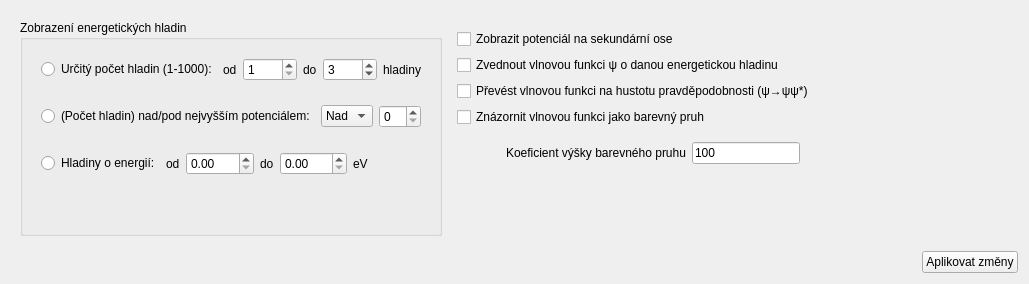
     <widget class="QWidget" name="resultTab">
      <attribute name="title">
       <string>Zobrazení výsledku</string>
      </attribute>
      <layout class="QVBoxLayout" name="verticalLayout_8">
       <item>
        <widget class="QWidget" name="resultWidget" native="true">
         <layout class="QHBoxLayout" name="horizontalLayout_13">
          <item>
           <widget class="QGroupBox" name="resultEnergyLevelsGroupBox">
            <property name="title">
             <string>Zobrazení energetických hladin</string>
            </property>
            <layout class="QVBoxLayout" name="verticalLayout_11">
             <item>
              <widget class="QWidget" name="levelsSpecificRangeWidget" native="true">
               <layout class="QHBoxLayout" name="horizontalLayout_14">
                <item>
                 <widget class="QRadioButton" name="levelsSpecificRangeRadioButton">
                  <property name="text">
                   <string>Určitý počet hladin (1-1000):</string>
                  </property>
                  <attribute name="buttonGroup">
                   <string notr="true">resultLevelsRadioButtonGroup</string>
                  </attribute>
                 </widget>
                </item>
                <item>
                 <widget class="QLabel" name="levelsSpecificRangeFromLabel">
                  <property name="sizePolicy">
                   <sizepolicy hsizetype="Maximum" vsizetype="Preferred">
                    <horstretch>0</horstretch>
                    <verstretch>0</verstretch>
                   </sizepolicy>
                  </property>
                  <property name="text">
                   <string>od</string>
                  </property>
                 </widget>
                </item>
                <item>
                 <widget class="QSpinBox" name="levelsSpecificRangeFromSpinBox">
                  <property name="minimum">
                   <number>1</number>
                  </property>
                  <property name="maximum">
                   <number>1000</number>
                  </property>
                 </widget>
                </item>
                <item>
                 <widget class="QLabel" name="levelsSpecificRangeToLabel">
                  <property name="sizePolicy">
                   <sizepolicy hsizetype="Maximum" vsizetype="Preferred">
                    <horstretch>0</horstretch>
                    <verstretch>0</verstretch>
                   </sizepolicy>
                  </property>
                  <property name="text">
                   <string>do</string>
                  </property>
                 </widget>
                </item>
                <item>
                 <widget class="QSpinBox" name="levelsSpecificRangeToSpinBox">
                  <property name="minimum">
                   <number>1</number>
                  </property>
                  <property name="maximum">
                   <number>1000</number>
                  </property>
                  <property name="value">
                   <number>3</number>
                  </property>
                 </widget>
                </item>
                <item>
                 <widget class="QLabel" name="levelsSpecificRangeLevelLabel">
                  <property name="text">
                   <string>hladiny</string>
                  </property>
                 </widget>
                </item>
               </layout>
              </widget>
             </item>
             <item>
              <widget class="QWidget" name="levelsHighestPotentialWidget" native="true">
               <layout class="QHBoxLayout" name="horizontalLayout_15">
                <item>
                 <widget class="QRadioButton" name="levelsHighestPotentialRadioButton">
                  <property name="text">
                   <string>(Počet hladin) nad/pod nejvyšším potenciálem:</string>
                  </property>
                  <attribute name="buttonGroup">
                   <string notr="true">resultLevelsRadioButtonGroup</string>
                  </attribute>
                 </widget>
                </item>
                <item>
                 <widget class="QComboBox" name="levelsHighestPotentialComboBox">
                  <item>
                   <property name="text">
                    <string>Nad</string>
                   </property>
                  </item>
                  <item>
                   <property name="text">
                    <string>Pod</string>
                   </property>
                  </item>
                 </widget>
                </item>
                <item>
                 <widget class="QSpinBox" name="levelsHighestPotentialSpinBox"/>
                </item>
               </layout>
              </widget>
             </item>
             <item>
              <widget class="QWidget" name="levelsRangePotentialWidget" native="true">
               <layout class="QHBoxLayout" name="horizontalLayout_16">
                <item>
                 <widget class="QRadioButton" name="levelsRangePotentialRadioButton">
                  <property name="text">
                   <string>Hladiny o energií:</string>
                  </property>
                  <attribute name="buttonGroup">
                   <string notr="true">resultLevelsRadioButtonGroup</string>
                  </attribute>
                 </widget>
                </item>
                <item>
                 <widget class="QLabel" name="levelsRangePotentialFromLabel">
                  <property name="sizePolicy">
                   <sizepolicy hsizetype="Maximum" vsizetype="Preferred">
                    <horstretch>0</horstretch>
                    <verstretch>0</verstretch>
                   </sizepolicy>
                  </property>
                  <property name="text">
                   <string>od</string>
                  </property>
                 </widget>
                </item>
                <item>
                 <widget class="QDoubleSpinBox" name="levelsRangePotentialFromSpinBox"/>
                </item>
                <item>
                 <widget class="QLabel" name="levelsRangePotentialToLabel">
                  <property name="sizePolicy">
                   <sizepolicy hsizetype="Maximum" vsizetype="Preferred">
                    <horstretch>0</horstretch>
                    <verstretch>0</verstretch>
                   </sizepolicy>
                  </property>
                  <property name="text">
                   <string>do</string>
                  </property>
                 </widget>
                </item>
                <item>
                 <widget class="QDoubleSpinBox" name="levelsRangePotentialToSpinBox"/>
                </item>
                <item>
                 <widget class="QLabel" name="levelsRangePotentialUnitLabel">
                  <property name="text">
                   <string>eV</string>
                  </property>
                 </widget>
                </item>
               </layout>
              </widget>
             </item>
             <item>
              <spacer name="resultEnergyLevelsGroupBoxSpacer">
               <property name="orientation">
                <enum>Qt::Orientation::Vertical</enum>
               </property>
               <property name="sizeHint" stdset="0">
                <size>
                 <width>20</width>
                 <height>40</height>
                </size>
               </property>
              </spacer>
             </item>
            </layout>
           </widget>
          </item>
          <item>
           <widget class="QWidget" name="resultCheckboxesWidhet" native="true">
            <layout class="QVBoxLayout" name="verticalLayout_9">
             <item>
              <widget class="QCheckBox" name="secondaryAxisPotentialCheckBox">
               <property name="text">
                <string>Zobrazit potenciál na sekundární ose</string>
               </property>
              </widget>
             </item>
             <item>
              <widget class="QCheckBox" name="psiAsECheckBox">
               <property name="text">
                <string>Zvednout vlnovou funkci ψ o danou energetickou hladinu </string>
               </property>
              </widget>
             </item>
             <item>
              <widget class="QCheckBox" name="squarePsiCheckBox">
               <property name="text">
                <string>Převést vlnovou funkci na hustotu pravděpodobnosti (ψ→ψψ*)</string>
               </property>
              </widget>
             </item>
             <item>
              <widget class="QCheckBox" name="psiAsColorBarCheckBox">
               <property name="text">
                <string>Znázornit vlnovou funkci jako barevný pruh</string>
               </property>
              </widget>
             </item>
             <item>
              <widget class="QWidget" name="colorBarHeightCoefficientWidget" native="true">
               <property name="sizePolicy">
                <sizepolicy hsizetype="Maximum" vsizetype="Maximum">
                 <horstretch>0</horstretch>
                 <verstretch>0</verstretch>
                </sizepolicy>
               </property>
               <property name="layoutDirection">
                <enum>Qt::LayoutDirection::LeftToRight</enum>
               </property>
               <layout class="QHBoxLayout" name="horizontalLayout_12">
                <property name="rightMargin">
                 <number>200</number>
                </property>
                <item>
                 <spacer name="colorBarHeightCoefficientHorizontalSpacer">
                  <property name="orientation">
                   <enum>Qt::Orientation::Horizontal</enum>
                  </property>
                  <property name="sizeHint" stdset="0">
                   <size>
                    <width>40</width>
                    <height>20</height>
                   </size>
                  </property>
                 </spacer>
                </item>
                <item>
                 <widget class="QLabel" name="colorBarHeightCoefficientLabel">
                  <property name="sizePolicy">
                   <sizepolicy hsizetype="Maximum" vsizetype="Fixed">
                    <horstretch>0</horstretch>
                    <verstretch>0</verstretch>
                   </sizepolicy>
                  </property>
                  <property name="text">
                   <string>Koeficient výšky barevného pruhu</string>
                  </property>
                 </widget>
                </item>
                <item>
                 <widget class="QLineEdit" name="colorBarHeightCoefficientLineEdit">
                  <property name="sizePolicy">
                   <sizepolicy hsizetype="Maximum" vsizetype="Fixed">
                    <horstretch>0</horstretch>
                    <verstretch>0</verstretch>
                   </sizepolicy>
                  </property>
                  <property name="maximumSize">
                   <size>
                    <width>200</width>
                    <height>16777215</height>
                   </size>
                  </property>
                  <property name="text">
                   <string notr="true">100</string>
                  </property>
                  <property name="maxLength">
                   <number>5</number>
                  </property>
                  <property name="placeholderText">
                   <string notr="true"/>
                  </property>
                 </widget>
                </item>
               </layout>
              </widget>
             </item>
             <item>
              <spacer name="resultCheckboxesVerticalSpacer">
               <property name="orientation">
                <enum>Qt::Orientation::Vertical</enum>
               </property>
               <property name="sizeHint" stdset="0">
                <size>
                 <width>20</width>
                 <height>40</height>
                </size>
               </property>
              </spacer>
             </item>
            </layout>
           </widget>
          </item>
         </layout>
        </widget>
       </item>
       <item alignment="Qt::AlignmentFlag::AlignRight">
        <widget class="QPushButton" name="applyChangesButton">
         <property name="sizePolicy">
          <sizepolicy hsizetype="Maximum" vsizetype="Fixed">
           <horstretch>0</horstretch>
           <verstretch>0</verstretch>
          </sizepolicy>
         </property>
         <property name="layoutDirection">
          <enum>Qt::LayoutDirection::LeftToRight</enum>
         </property>
         <property name="text">
          <string>Aplikovat změny</string>
         </property>
        </widget>
       </item>
      </layout>
     </widget>
